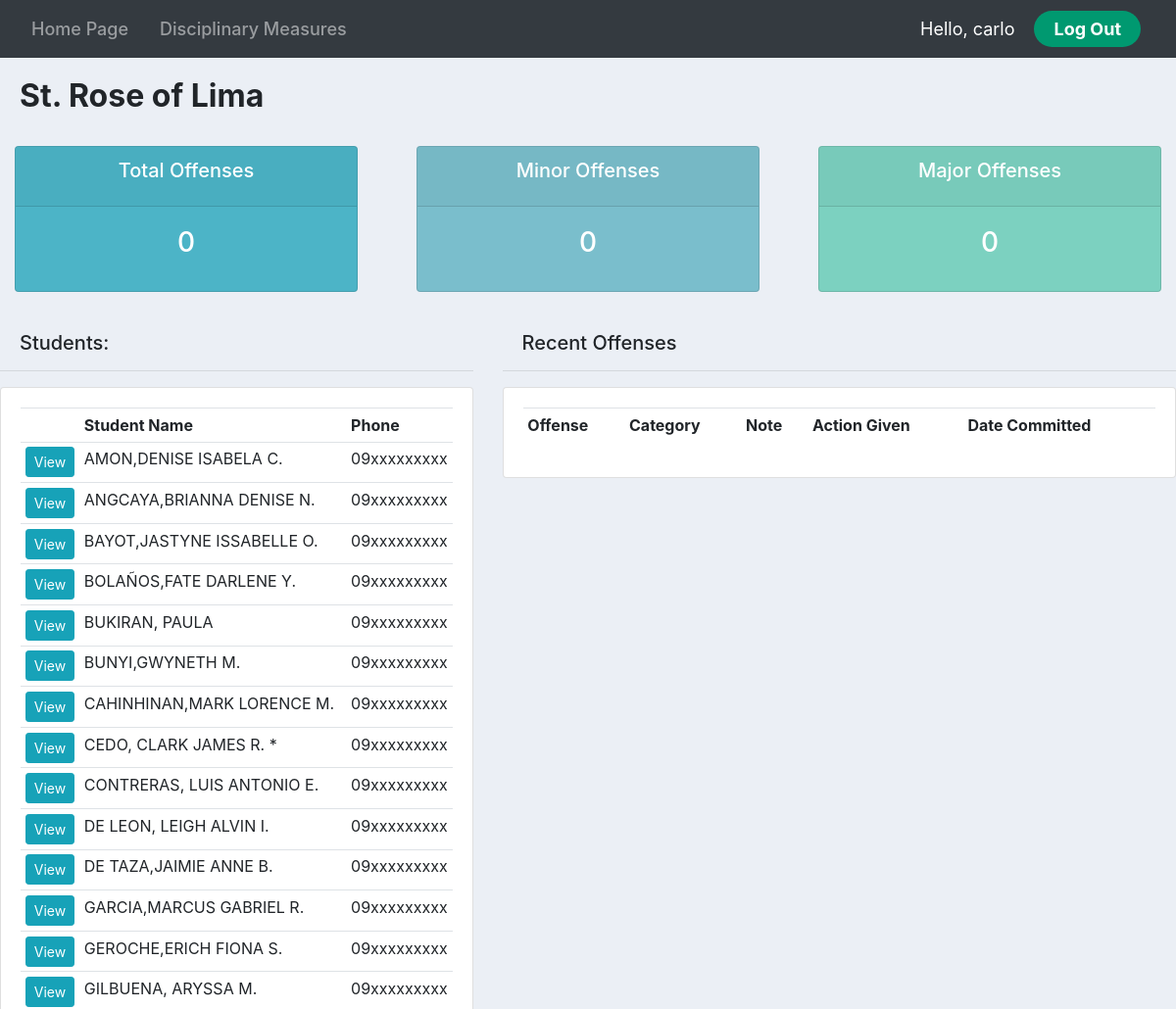
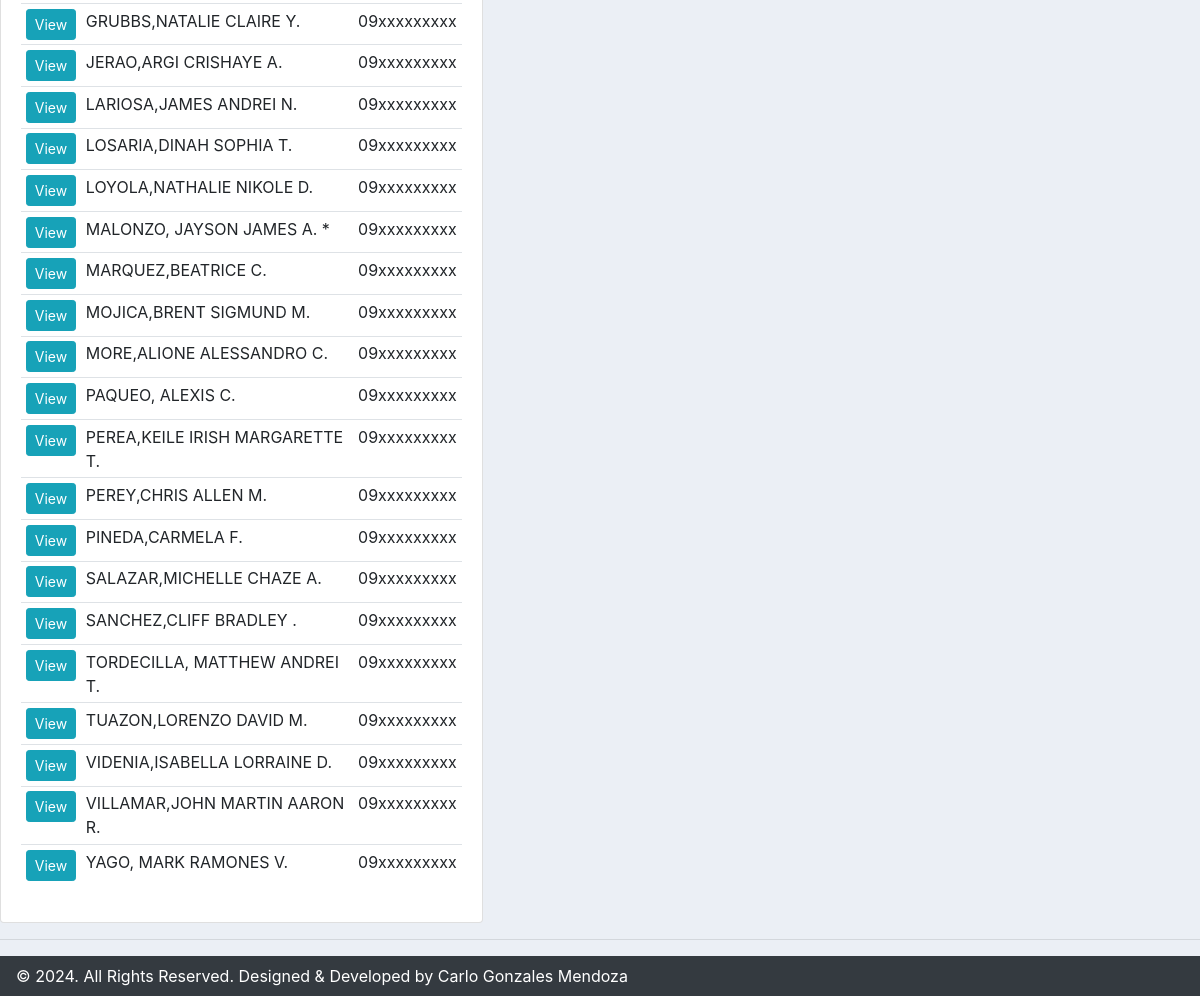
The app's page /homepage/rose/ (signed in) with its own data (2 pictures, top to bottom).
### accounts/models.py (models this page shows, shortened)
class RoseStudent(models.Model):
    name = models.CharField(max_length=200, null=True)
    phone = models.CharField(max_length=200, null=True)
    email = models.CharField(max_length=200, null=True)
    guardian = models.CharField(max_length=200, null=True)
    date_created = models.DateTimeField(auto_now_add=True, null=True)

### accounts/views.py (the view)
# urls.py: path('homepage/rose/', views.rose, name='rose'),
@login_required(login_url='login')
def rose(request):
    roseoffenses = RoseOffense.objects.all()
    rosestudents = RoseStudent.objects.all()
    total_students = rosestudents.count()
    total_offenses = roseoffenses.count()
    minor = roseoffenses.filter(category='Minor').count()
    major = roseoffenses.filter(category='Major').count()
    context = {'offenses' :roseoffenses, 'students': rosestudents,
    'total_offenses': total_offenses, 'minor': minor, 'major': major,}
    return render(request, 'accounts/rose.html', context)

### accounts/templates/accounts/rose.html (shortened to what this page needs)
{% extends 'accounts/main.html' %}
{% block content %}
<h2 class="section">St. Rose of Lima</h2>
{% include 'accounts/status.html' %}
<br>
<div class="row">
    <div class="col-md-5">
        <h5 id="title">Students:</h5>
        <hr>
        <div class="card card-body">
            <table class="table table-sm">
                <tr>
                    <th></th>
                    <th>Student Name</th>
                    <th>Phone</th>
                </tr>
                {% for student in students %}
                <tr>
                    <td><a class="btn btn-sm btn-info" href="{% url 'roseprofile' student.id %}">View</a></td>
                    <td>{{student.name}}</td>
                    <td>{{student.phone}}</td>
                </tr>
                {% endfor %}
            </table>
        </div>
    </div>
    <div class="col-md-7">
        <h5 id="title">Recent Offenses</h5>
        <hr>
        <div class="card card-body">
        <table class="table table-sm">
            <tr>
                <th>Offense</th>
                <th>Category</th>
                <th>Note</th>
                <th>Action Given</th>
                <th>Date Committed</th>
            </tr>
        </table>
    </div>
</div>
</div>
{% endblock %}

### accounts/templates/accounts/navbar.html (shortened to what this page needs)
{% load static %}
<nav class="navbar navbar-expand-lg navbar-dark bg-dark">
    <div class="collapse navbar-collapse" id="navbarNav">
      <ul class="navbar-nav justify-content-center flex-grow-1 pe-3">
        <li class="nav-item">
          <a class="nav-link mx-lg-2" href="{% url 'homepage' %}">Home Page</a>
        </li>
        <li class="nav-item">
          <a class="nav-link mx-lg-2" href="{% url 'products' %}">Disciplinary Measures</a>
        </li>
      </ul>
    </div>
    <span class="hello-msg">Hello, {{request.user}}</span>
    <span ><a class="hello-log" href="{% url 'logout' %}">Log Out</a></span>
  </nav>

### static/css/main.css (style rules this page uses)
body { background-color: #ebeff5; }

### accounts/templates/accounts/navbar.html (style rules this page uses)
.hello-msg { font-size: 18px; color: #fff; margin-right: 20px; }
.hello-log { margin-right: 20px; background-color: #009970; color: #fff; font-size: 18px; padding: 8px 20px; border-radius: 50px; text-decoration: none; transition: 0.3s; font-weight: 700; }
.nav-link { font-size: 18px; color: #ffffff; font-weight: 500; position: relative; }
.nav-link::before { content: ""; position: absolute; bottom: 0; left: 50%; transform: translateX(-50%); width: 0%; height: 2px; background-color: #009970; visibility: hidden; transition: 0.3s ease-in-out; }

### accounts/templates/accounts/rose.html (style rules this page uses)
#title { margin-left: 20px; }
.section { font-weight: bolder; margin-top: 20px; margin-left: 20px; }

### records on screen
RoseStudent: name "AMON,DENISE ISABELA C.", phone "09xxxxxxxxx"
RoseStudent: name "ANGCAYA,BRIANNA DENISE N.", phone "09xxxxxxxxx"
RoseStudent: name "BAYOT,JASTYNE ISSABELLE O.", phone "09xxxxxxxxx"
RoseStudent: name "BOLAÑOS,FATE DARLENE Y.", phone "09xxxxxxxxx"
RoseStudent: name "BUKIRAN, PAULA", phone "09xxxxxxxxx"
RoseStudent: name "BUNYI,GWYNETH M.", phone "09xxxxxxxxx"
RoseStudent: name "CAHINHINAN,MARK LORENCE M.", phone "09xxxxxxxxx"
RoseStudent: name "CEDO, CLARK JAMES R. *", phone "09xxxxxxxxx"
RoseStudent: name "CONTRERAS, LUIS ANTONIO E.", phone "09xxxxxxxxx"
RoseStudent: name "DE LEON, LEIGH ALVIN I.", phone "09xxxxxxxxx"
RoseStudent: name "DE TAZA,JAIMIE ANNE B.", phone "09xxxxxxxxx"
RoseStudent: name "GARCIA,MARCUS GABRIEL R.", phone "09xxxxxxxxx"
RoseStudent: name "GEROCHE,ERICH FIONA S.", phone "09xxxxxxxxx"
RoseStudent: name "GILBUENA, ARYSSA M.", phone "09xxxxxxxxx"
RoseStudent: name "GRUBBS,NATALIE CLAIRE Y.", phone "09xxxxxxxxx"
RoseStudent: name "JERAO,ARGI CRISHAYE A.", phone "09xxxxxxxxx"
RoseStudent: name "LARIOSA,JAMES ANDREI N.", phone "09xxxxxxxxx"
RoseStudent: name "LOSARIA,DINAH SOPHIA T.", phone "09xxxxxxxxx"
RoseStudent: name "LOYOLA,NATHALIE NIKOLE D.", phone "09xxxxxxxxx"
RoseStudent: name "MALONZO, JAYSON JAMES A. *", phone "09xxxxxxxxx"
RoseStudent: name "MARQUEZ,BEATRICE C.", phone "09xxxxxxxxx"
RoseStudent: name "MOJICA,BRENT SIGMUND M.", phone "09xxxxxxxxx"
RoseStudent: name "MORE,ALIONE ALESSANDRO C.", phone "09xxxxxxxxx"
RoseStudent: name "PAQUEO, ALEXIS C.", phone "09xxxxxxxxx"
RoseStudent: name "PEREA,KEILE IRISH MARGARETTE T.", phone "09xxxxxxxxx"
RoseStudent: name "PEREY,CHRIS ALLEN M.", phone "09xxxxxxxxx"
RoseStudent: name "PINEDA,CARMELA F.", phone "09xxxxxxxxx"
RoseStudent: name "SALAZAR,MICHELLE CHAZE A.", phone "09xxxxxxxxx"
RoseStudent: name "SANCHEZ,CLIFF BRADLEY .", phone "09xxxxxxxxx"
RoseStudent: name "TORDECILLA, MATTHEW ANDREI T.", phone "09xxxxxxxxx"
RoseStudent: name "TUAZON,LORENZO DAVID M.", phone "09xxxxxxxxx"
RoseStudent: name "VIDENIA,ISABELLA LORRAINE D.", phone "09xxxxxxxxx"
RoseStudent: name "VILLAMAR,JOHN MARTIN AARON R.", phone "09xxxxxxxxx"
RoseStudent: name "YAGO, MARK RAMONES V.", phone "09xxxxxxxxx"

### other values on screen
{{ request.user }} "carlo"
{{ total_offenses }} "0"
{{ minor }} "0"
{{ major }} "0"
